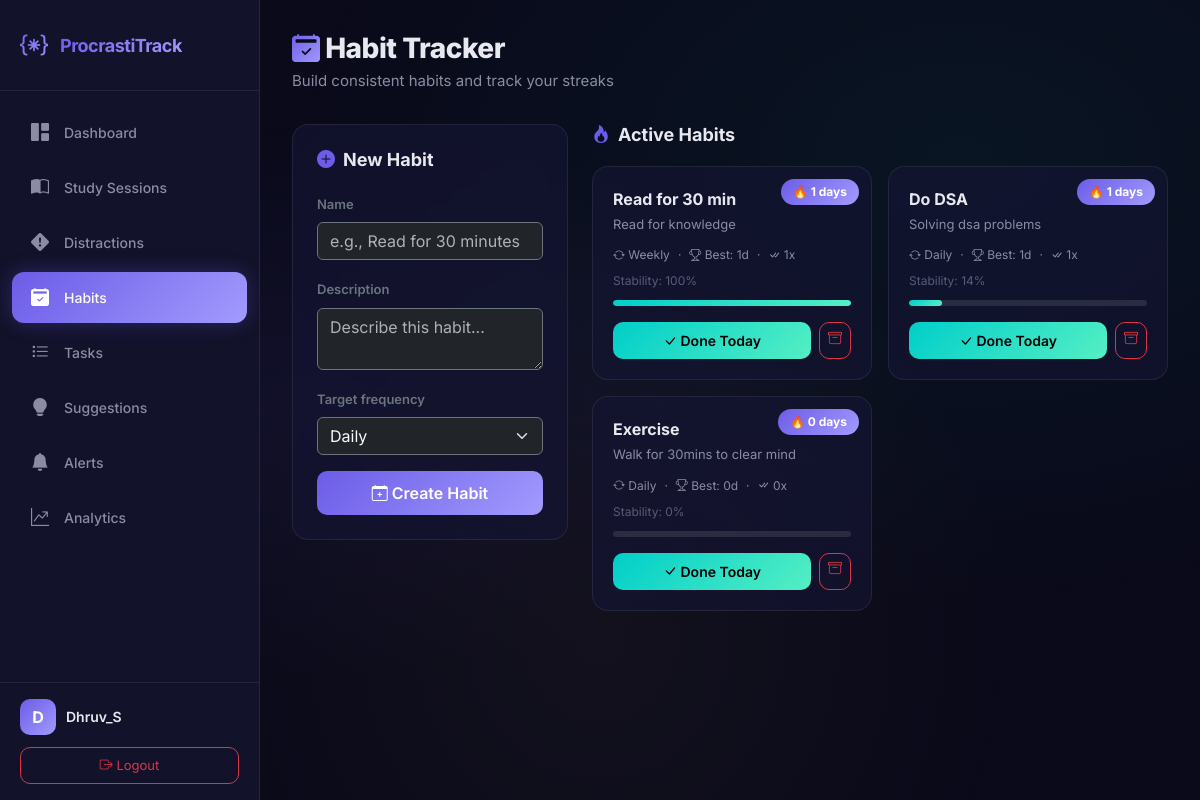
Page /habits/ (signed in) on the committed database.
### analyzer/models.py (models this page shows, shortened)
class Habit(models.Model):
    FREQUENCY_CHOICES = [
        ('daily', 'Daily'),
        ('weekly', 'Weekly'),
        ('custom', 'Custom'),
    ]
    user = models.ForeignKey(User, on_delete=models.CASCADE, related_name='habits')
    name = models.CharField(max_length=200)
    description = models.TextField(blank=True, null=True)
    target_frequency = models.CharField(max_length=20, choices=FREQUENCY_CHOICES, default='daily')
    current_streak = models.PositiveIntegerField(default=0)
    longest_streak = models.PositiveIntegerField(default=0)
    total_completions = models.PositiveIntegerField(default=0)
    last_completed = models.DateField(blank=True, null=True)
    is_active = models.BooleanField(default=True)
    created_at = models.DateTimeField(auto_now_add=True)
    @property
    def stability_score(self):
        if self.total_completions == 0:
            return 0
        days_since_creation = max((timezone.now().date() - self.created_at.date()).days, 1)
        if self.target_frequency == 'daily':
            expected = days_since_creation
        elif self.target_frequency == 'weekly':
            expected = max(days_since_creation // 7, 1)
        else:
            expected = max(days_since_creation // 3, 1)
        consistency = min(self.total_completions / expected, 1.0)
        streak_bonus = min(self.current_streak / 30, 0.3)  # Max 30% bonus for 30-day streak
        return min(round((consistency + streak_bonus) * 100), 100)
    class Meta:
        ordering = ['-current_streak']

### analyzer/views.py (the view)
# urls.py: path('habits/', views.habits_view, name='habits'),
@login_required
def habits_view(request):
    if request.method == 'POST':
        form = HabitForm(request.POST)
        if form.is_valid():
            habit = form.save(commit=False)
            habit.user = request.user
            habit.save()
            messages.success(request, f"Habit '{habit.name}' created!")
            return redirect('habits')
    else:
        form = HabitForm()
    habits = Habit.objects.filter(user=request.user, is_active=True)
    return render(request, 'analyzer/habits.html', {
        'form': form,
        'habits': habits,
    })

### analyzer/forms.py
class HabitForm(forms.ModelForm):
    class Meta:
        model = Habit
        fields = ['name', 'description', 'target_frequency']
        widgets = {
            'name': forms.TextInput(attrs={
                'class': 'form-control bg-dark text-light border-secondary',
                'placeholder': 'e.g., Read for 30 minutes'
            }),
            'description': forms.Textarea(attrs={
                'class': 'form-control bg-dark text-light border-secondary',
                'rows': 2,
                'placeholder': 'Describe this habit...'
            }),
            'target_frequency': forms.Select(attrs={
                'class': 'form-select bg-dark text-light border-secondary'
            }),
        }

### analyzer/templates/analyzer/habits.html (shortened to what this page needs)
{% extends 'analyzer/base.html' %}
{% block content %}
<div class="page-header slide-up">
    <h1><i class="bi bi-calendar2-check-fill text-gradient"></i> Habit Tracker</h1>
    <p>Build consistent habits and track your streaks</p>
</div>
<div class="row g-4">
    <div class="col-lg-4">
        <div class="glass-card-static slide-up">
            <h3 class="section-title"><i class="bi bi-plus-circle-fill"></i> New Habit</h3>
            <form method="POST" id="habit-form">
                {% for field in form %}
                <div class="mb-3">
                    <label for="{{ field.id_for_label }}" class="form-label text-secondary" style="font-size:13px;font-weight:600;">{{ field.label }}</label>
                    {{ field }}
                </div>
                {% endfor %}
                <button type="submit" class="btn btn-primary w-100" id="submit-habit">
                    <i class="bi bi-calendar-plus"></i> Create Habit
                </button>
            </form>
        </div>
    </div>
    <div class="col-lg-8">
        <h3 class="section-title slide-up"><i class="bi bi-fire"></i> Active Habits</h3>
        {% if habits %}
        <div class="row g-3">
            {% for habit in habits %}
            <div class="col-md-6">
                <div class="habit-card slide-up" id="habit-{{ habit.pk }}">
                    <span class="streak-badge">🔥 {{ habit.current_streak }} days</span>
                    <div class="habit-name">{{ habit.name }}</div>
                    <div class="habit-desc">{{ habit.description|default:"No description" }}</div>
                    <div class="d-flex align-items-center gap-2 mb-2" style="font-size:12px;color:var(--text-secondary);">
                        <span><i class="bi bi-arrow-repeat"></i> {{ habit.get_target_frequency_display }}</span>
                        <span>·</span>
                        <span><i class="bi bi-trophy"></i> Best: {{ habit.longest_streak }}d</span>
                        <span>·</span>
                        <span><i class="bi bi-check-all"></i> {{ habit.total_completions }}x</span>
                    </div>
                    <div class="d-flex align-items-center justify-content-between" style="font-size:12px;">
                        <span style="color:var(--text-muted);">Stability: {{ habit.stability_score }}%</span>
                    </div>
                    <div class="stability-bar">
                        <div class="fill" style="width:{{ habit.stability_score }}%;"></div>
                    </div>
                    <div class="d-flex gap-2 mt-3">
                        <button class="btn btn-success-custom btn-sm flex-grow-1 complete-habit-btn"
                                data-habit-id="{{ habit.pk }}" id="complete-habit-{{ habit.pk }}">
                            <i class="bi bi-check-lg"></i> Done Today
                        </button>
                        <a href="{% url 'delete_habit' habit.pk %}" class="btn btn-sm btn-outline-danger"
                           style="border-radius:10px;" onclick="return confirm('Archive this habit?')">
                            <i class="bi bi-archive"></i>
                        </a>
                    </div>
                </div>
            </div>
            {% endfor %}
        </div>
        {% endif %}
    </div>
</div>
{% endblock %}

### analyzer/templates/analyzer/base.html (shortened to what this page needs)
{% load static %}
{% load analyzer_extras %}
<!DOCTYPE html>
<html lang="en" data-bs-theme="dark">
<head>
    <link href="https://cdn.jsdelivr.net/npm/bootstrap@5.3.3/dist/css/bootstrap.min.css" rel="stylesheet">
    <link href="https://cdn.jsdelivr.net/npm/bootstrap-icons@1.11.3/font/bootstrap-icons.min.css" rel="stylesheet">
    <link rel="stylesheet" href="{% static 'analyzer/css/style.css' %}">
</head>
<body>
    {% if user.is_authenticated %}
    <nav id="sidebar" class="sidebar">
        <div class="sidebar-brand">
            <i class="bi bi-braces-asterisk brand-icon"></i>
            <span class="brand-text">ProcrastiTrack</span>
        </div>
        <ul class="sidebar-nav">
            <li class="nav-item">
                <a href="{% url 'dashboard' %}" class="nav-link {% if request.resolver_match.url_name == 'dashboard' %}active{% endif %}" id="nav-dashboard">
                    <i class="bi bi-grid-1x2-fill"></i>
                    <span>Dashboard</span>
                </a>
            </li>
            <li class="nav-item">
                <a href="{% url 'study_sessions' %}" class="nav-link {% if request.resolver_match.url_name == 'study_sessions' %}active{% endif %}" id="nav-sessions">
                    <i class="bi bi-book-half"></i>
                    <span>Study Sessions</span>
                </a>
            </li>
            <li class="nav-item">
                <a href="{% url 'distractions' %}" class="nav-link {% if request.resolver_match.url_name == 'distractions' %}active{% endif %}" id="nav-distractions">
                    <i class="bi bi-exclamation-diamond-fill"></i>
                    <span>Distractions</span>
                </a>
            </li>
            <li class="nav-item">
                <a href="{% url 'habits' %}" class="nav-link {% if request.resolver_match.url_name == 'habits' %}active{% endif %}" id="nav-habits">
                    <i class="bi bi-calendar2-check-fill"></i>
                    <span>Habits</span>
                </a>
            </li>
            <li class="nav-item">
                <a href="{% url 'tasks' %}" class="nav-link {% if request.resolver_match.url_name == 'tasks' %}active{% endif %}" id="nav-tasks">
                    <i class="bi bi-list-task"></i>
                    <span>Tasks</span>
                </a>
            </li>
            <li class="nav-item">
                <a href="{% url 'suggestions' %}" class="nav-link {% if request.resolver_match.url_name == 'suggestions' %}active{% endif %}" id="nav-suggestions">
                    <i class="bi bi-lightbulb-fill"></i>
                    <span>Suggestions</span>
                </a>
            </li>
            <li class="nav-item">
                <a href="{% url 'alerts' %}" class="nav-link {% if request.resolver_match.url_name == 'alerts' %}active{% endif %}" id="nav-alerts">
                    <i class="bi bi-bell-fill"></i>
                    <span>Alerts</span>
                </a>
            </li>
            <li class="nav-item">
                <a href="{% url 'analytics' %}" class="nav-link {% if request.resolver_match.url_name == 'analytics' %}active{% endif %}" id="nav-analytics">
                    <i class="bi bi-graph-up-arrow"></i>
                    <span>Analytics</span>
                </a>
            </li>
        </ul>
        <div class="sidebar-footer">
            <div class="user-info">
                <div class="user-avatar">{{ user.username|make_list|first|upper }}</div>
                <span class="user-name">{{ user.username }}</span>
            </div>
            <a href="{% url 'logout' %}" class="btn btn-outline-danger btn-sm logout-btn" id="logout-btn">
                <i class="bi bi-box-arrow-right"></i> Logout
            </a>
        </div>
    </nav>
    <main class="main-content">
        {% block content %}{% endblock %}
    </main>
    {% endif %}
</body>
</html>

### rows in the picture
Habit: current_streak "1", name "Read for 30 min", description "Read for knowledge", target_frequency "Weekly", longest_streak "1", total_completions "1", stability_score "100"
Habit: current_streak "1", name "Do DSA", description "Solving dsa problems", target_frequency "Daily", longest_streak "1", total_completions "1", stability_score "14"
Habit: current_streak "0", name "Exercise", description "Walk for 30mins to clear mind", target_frequency "Daily", longest_streak "0", total_completions "0", stability_score "0"

### other values in the picture
{{ user.username|make_list|first|upper }} "D"
{{ user.username }} "Dhruv_S"
{{ field.label }} "Name" "Description" "Target frequency"
